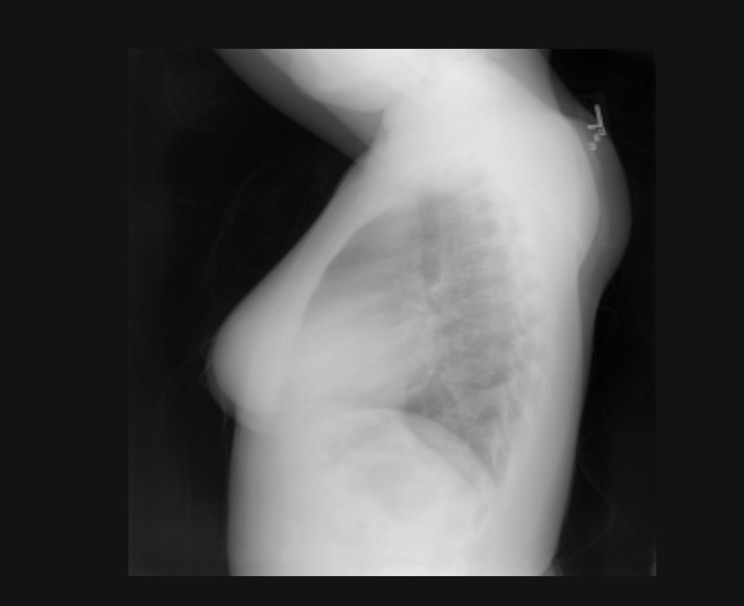
#> input picture assets/Chust Xray.jpeg, 744 x 606 px, found by its file name
$ python img_processing.py   (older library calls are emulated)
#> lines starting #> are read from the running program, lines starting #| are printed output that depends on the picture

import numpy as np
import cv2
import matplotlib.pyplot as plt

# 1. Load the image in grayscale
image_path = r'C:\Users\anduw\Desktop\VLM LLM\Chust Xray.jpeg'
image = cv2.imread(image_path, cv2.IMREAD_GRAYSCALE)
#> image: shape (606, 744); min 1, max 233, mean 76.1

if image is None:
    raise FileNotFoundError(f"Could not load image at {image_path}. Check the file path.")

# 2. Compute the Forward Fourier Transform
f = np.fft.fft2(image)
fshift = np.fft.fftshift(f)

# 3. Calculate the Magnitude Spectrum for visualization (log scale)
magnitude_spectrum = np.log(np.abs(fshift) + 1)
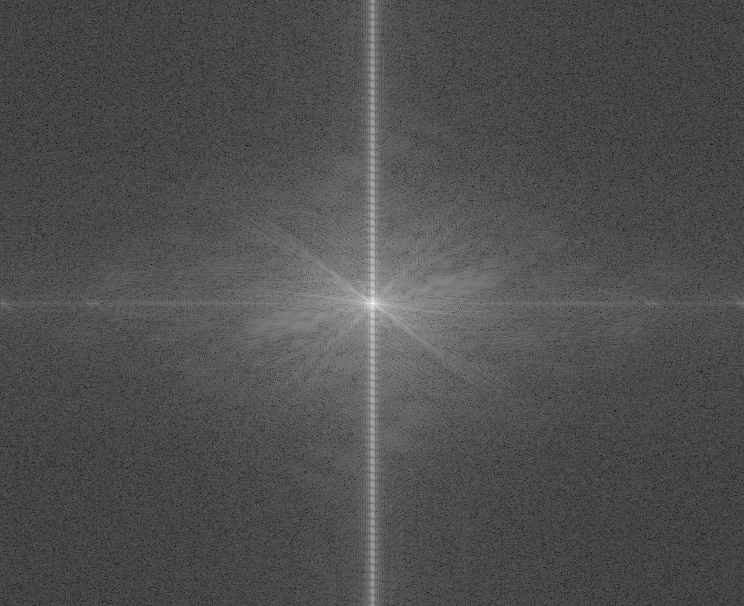
#> magnitude_spectrum: shape (606, 744) float64; min 0.147, max 17.35, mean 5.52; drawn with min black and max white

# 4. Create a High-Frequency Emphasis Filter Mask
rows, cols = image.shape
#> rows = 606; cols = 744
crow, ccol = rows // 2, cols // 2
#> crow = 303; ccol = 372

# Generate a base High-Pass Mask (0 at center, 1 everywhere else)
hpf_mask = np.ones((rows, cols), np.float32)
hpf_mask[crow-30:crow+30, ccol-30:ccol+30] = 0

# Apply High-Boost scaling: A + B * HPF
# A preserves the background structural layout; B emphasizes the edge contrast
A = 0.5
B = 1.5
contrast_mask = A + B * hpf_mask

# 5. Apply the contrast enhancement mask to the frequency domain data
fshift_masked = fshift * contrast_mask

# 6. Compute the Inverse Fourier Transform to get the enhanced image back
f_ishift = np.fft.ifftshift(fshift_masked)
image_filtered = np.fft.ifft2(f_ishift)
image_filtered = np.abs(image_filtered)
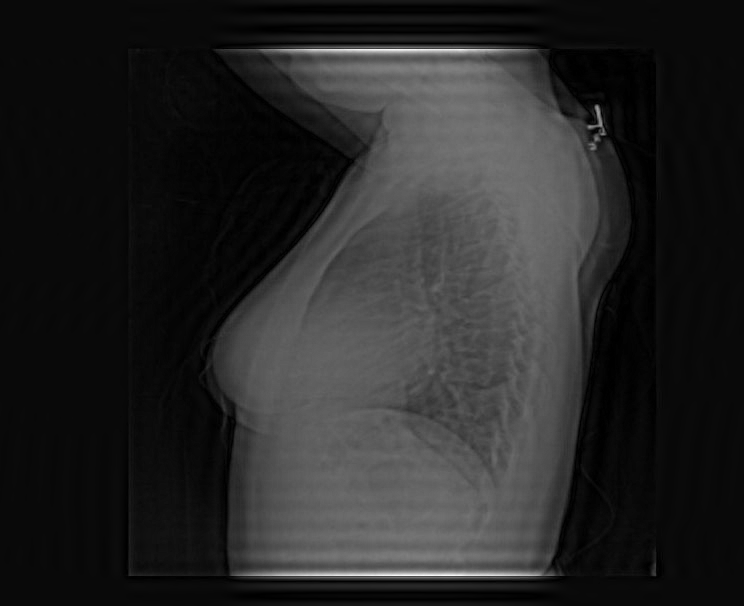
#> image_filtered: shape (606, 744) float64; min 0.0164, max 251.6, mean 39

# 7. Normalize images to 0-255 range so OpenCV can save them properly
image_processed_normalized = cv2.normalize(image_filtered, None, 0, 255, cv2.NORM_MINMAX, dtype=cv2.CV_8U)
magnitude_normalized = cv2.normalize(magnitude_spectrum, None, 0, 255, cv2.NORM_MINMAX, dtype=cv2.CV_8U)

# --- VISUALIZATION (All 3 in one single window) ---
plt.figure(figsize=(15, 5))

# Subplot 1: Original Image
plt.subplot(1, 3, 1)
plt.imshow(image, cmap='gray')
plt.title("Original Chest X-Ray")
plt.axis('off')

# Subplot 2: Frequency Spectrum
plt.subplot(1, 3, 2)
plt.imshow(magnitude_spectrum, cmap='gray')
plt.title("Frequency Spectrum")
plt.axis('off')

# Subplot 3: Contrast Enhanced Result
plt.subplot(1, 3, 3)
plt.imshow(image_processed_normalized, cmap='gray')
plt.title("Contrast Enhanced X-Ray")
plt.axis('off')

plt.tight_layout()
plt.show()
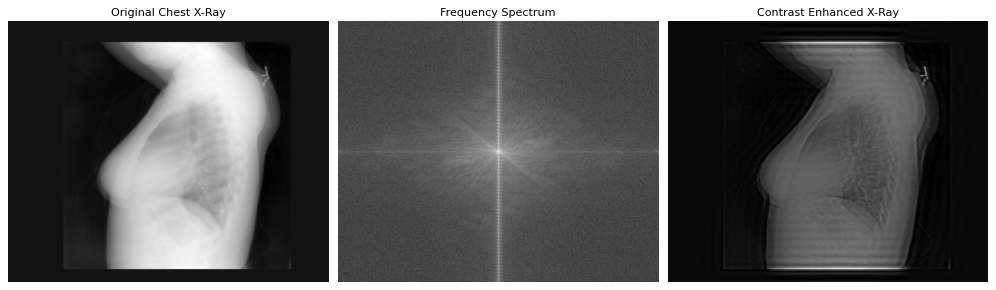
#> figure drawn by matplotlib, 3 panels

# --- SAVING THE IMAGES TO DISK ---
save_path_spectrum = r'C:\Users\anduw\Desktop\VLM LLM\Chust Xray_spectrum.jpeg'
save_path_original_copy = r'C:\Users\anduw\Desktop\VLM LLM\Chust Xray_copy.jpeg'
save_path_enhanced = r'C:\Users\anduw\Desktop\VLM LLM\Chust Xray_enhanced.jpeg'

cv2.imwrite(save_path_spectrum, magnitude_normalized)
cv2.imwrite(save_path_original_copy, image)
cv2.imwrite(save_path_enhanced, image_processed_normalized)

print("All images (Original Copy, Spectrum, and Enhanced Contrast) successfully saved!")

$ run again, with assets/Medi_VLM_Pipeline.png saved as assets/Chust Xray.jpeg
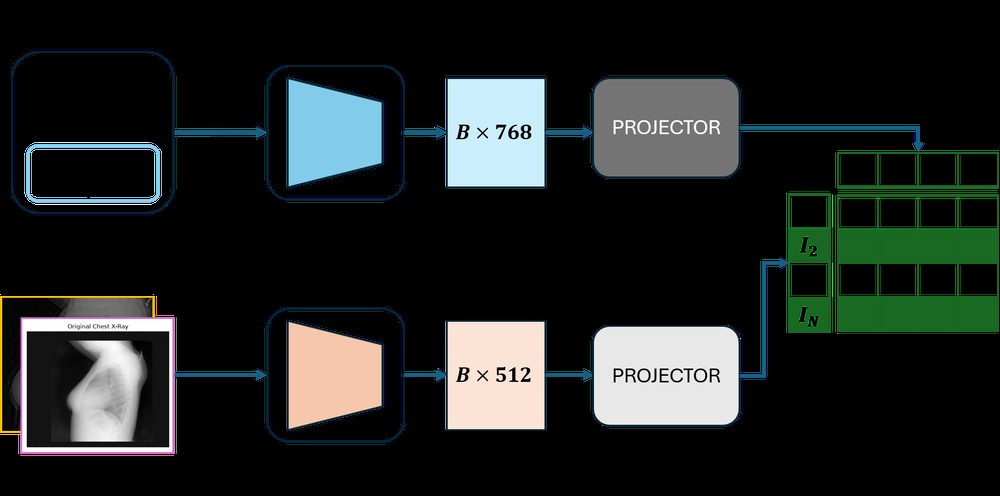
#> input picture assets/Medi_VLM_Pipeline.png, 1000 x 496 px, shrunk from 1798 x 891 before the run, found by its file name
#> `magnitude_spectrum = np.log(np.abs(fshift) + 1)`:
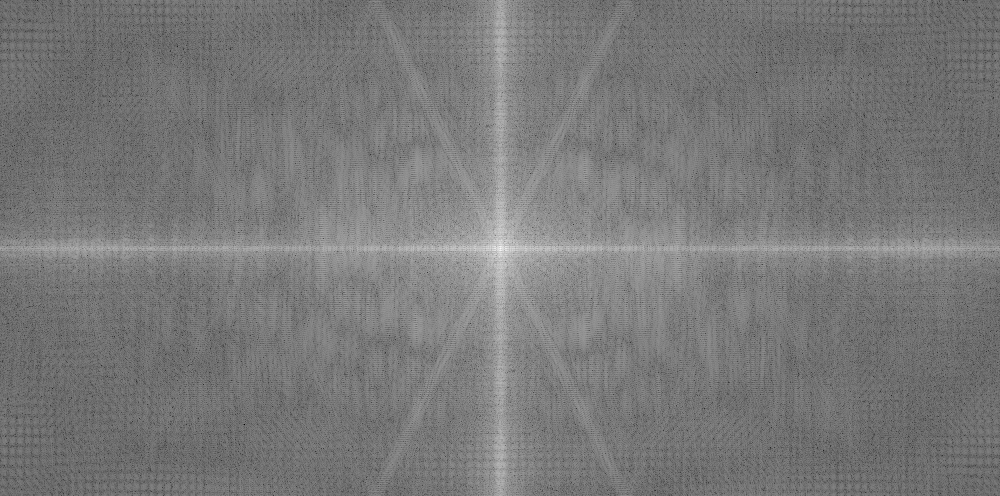
#> magnitude_spectrum: shape (496, 1000) float64; min 0.755, max 16.7, mean 8.32; drawn with min black and max white
#> `plt.show()`:
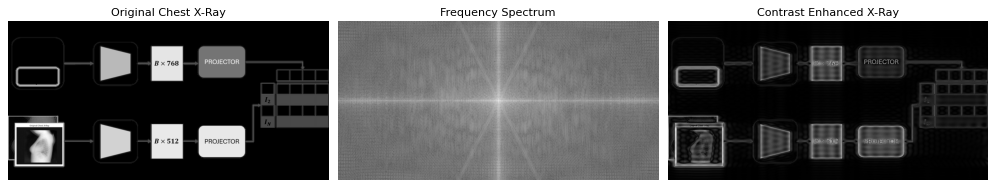
#> figure drawn by matplotlib, 3 panels
